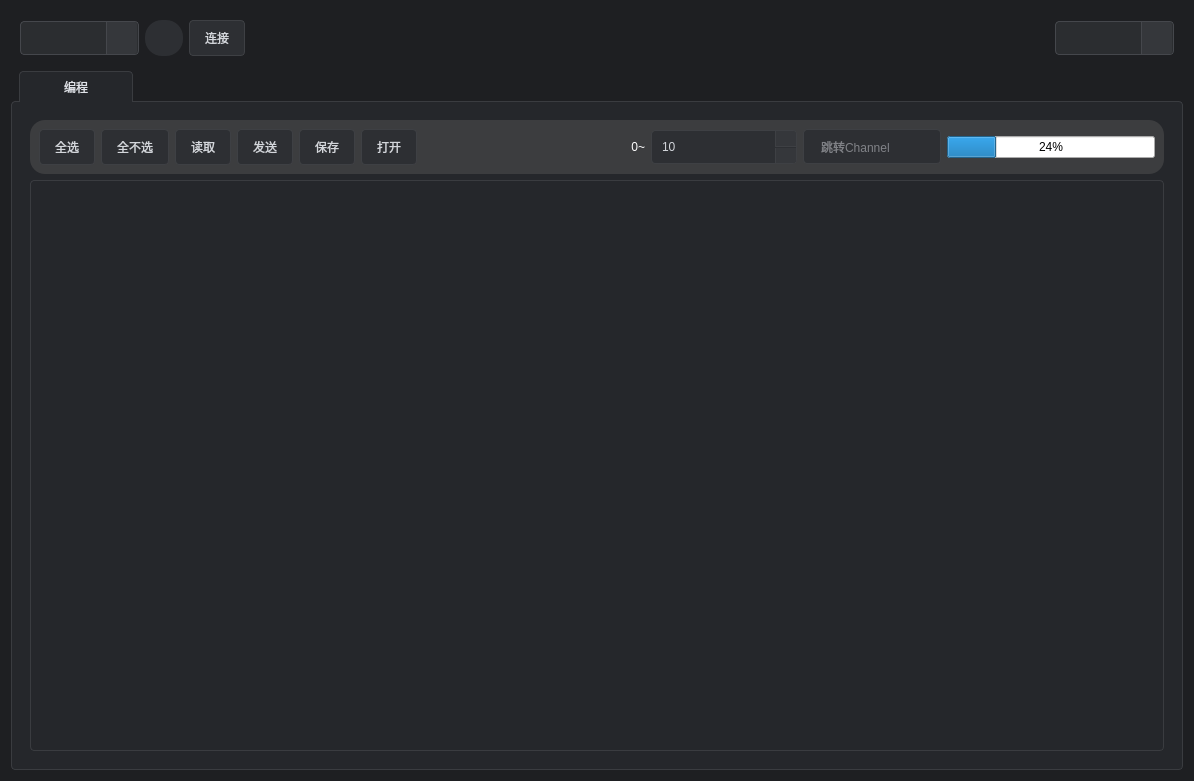
<?xml version="1.0" encoding="UTF-8"?>
<ui version="4.0">
 <class>termial</class>
 <widget class="QWidget" name="termial">
  <property name="geometry">
   <rect>
    <x>0</x>
    <y>0</y>
    <width>1194</width>
    <height>781</height>
   </rect>
  </property>
  <property name="sizePolicy">
   <sizepolicy hsizetype="Preferred" vsizetype="Preferred">
    <horstretch>0</horstretch>
    <verstretch>0</verstretch>
   </sizepolicy>
  </property>
  <property name="windowTitle">
   <string>控制终端</string>
  </property>
  <property name="toolTip">
   <string notr="true"/>
  </property>
  <property name="styleSheet">
   <string notr="true">/* 终端背景 - 深灰黑色 */
#termial {
    background-color: #1E1F22;
}

/* ========== QPushButton 按钮 ========== */
QPushButton {
    border: 1px solid #3E4044;
    border-radius: 4px;
    padding: 8px 15px;
    min-height: 18px;
    background-color: #2D2F33;
    color: #D3D6DB;
    font: 14px &quot;Segoe UI&quot;, &quot;Microsoft YaHei&quot;, sans-serif;
    transition: all 0.2s;
}

QPushButton:hover {
    background-color: #3A3D42;
    border-color: #4E5258;
    color: #EFF1F5;
}

QPushButton:pressed {
    background-color: #25272B;
    border-color: #5D6066;
}

QPushButton:disabled {
    color: #5A5D61;
    background-color: #2A2C30;
    border-color: #35373B;
}

/* ========== QSpinBox 数字输入框 ========== */
QSpinBox {
    border: 1px solid #3E4044;
    border-radius: 4px;
    padding: 0 25px 0 8px; /* 右侧为箭头留出空间 */
	height: 32px;
	/*min-width:90px;*/
    background-color: #2D2F33;
    color: #D3D6DB;
    selection-background-color: #3A8EE6;
    selection-color: white;
    font: 14px &quot;Segoe UI&quot;, &quot;Microsoft YaHei&quot;;
}

/* 箭头按钮通用样式 */
QSpinBox::up-button, QSpinBox::down-button {
    subcontrol-origin: border;
    width: 20px;
    height: 15px; /* 精确控制高度 */
    border-left: 1px solid #3E4044;
    background-color: #35373B;
}

/* 上按钮定位 */
QSpinBox::up-button {
    subcontrol-position: top right;
    top: 1px; /* 对齐边框 */
    right: 1px;
    border-bottom: 1px solid #3E4044;
    border-top-right-radius: 3px;
}

/* 下按钮定位 */
QSpinBox::down-button {
    subcontrol-position: bottom right;
    bottom: 1px; /* 对齐边框 */
    right: 1px;
    border-bottom-right-radius: 3px;
}

/* 箭头图标 - 使用SVG或PNG */
QSpinBox::up-arrow {
    image: url(://img/up.png);
    width: 10px;
    height: 10px;
}

QSpinBox::down-arrow {
    image: url(://img/down.png);
    width: 10px;
    height: 10px;
}

/* 悬停状态 */
QSpinBox::up-button:hover, QSpinBox::down-button:hover {
    background-color: #3E4044;
}

QSpinBox::up-arrow:hover {
    image: url(://img/up.png);
}

QSpinBox::down-arrow:hover {
    image: url(://img/down.png);
}

/* 按下状态 */
QSpinBox::up-button:pressed, QSpinBox::down-button:pressed {
    background-color: #2A2C30;
}

/* 禁用状态 */
QSpinBox:disabled, 
QSpinBox::up-button:disabled, 
QSpinBox::down-button:disabled {
    background-color: #25272A;
    color: #5C5F66;
}

QSpinBox::up-arrow:disabled, 
QSpinBox::down-arrow:disabled {
    opacity: 0.5;
}
/* ========== QLineEdit 输入框 ========== */
QLineEdit {
    border: 1px solid #3E4044;
    border-radius: 4px;
    padding: 0 15px;
    height: 33px;
    background-color: #2D2F33;
    color: #D3D6DB;
    selection-background-color: #3A8EE6;
}

QLineEdit:hover {
    border-color: #4E5258;
}

QLineEdit:focus {
    border-color: #3A8EE6;
}

QLineEdit::placeholder {
    color: #6A6D72;
    font-style: italic;
}

/* ========== QComboBox 下拉框 ========== */
/* ========== QComboBox 基础样式 ========== */
QComboBox {
    border: 1px solid #45474C;
    border-radius: 4px;
    padding: 0 30px 0 12px;  /* 右侧留出下拉按钮空间 */
    min-height: 32px;
    background-color: #2B2D30;
    color: #E0E3E9;
    font: 14px &quot;Segoe UI&quot;, &quot;Microsoft YaHei&quot;, sans-serif;
    selection-background-color: #3A8EE6;
    selection-color: white;
}

/* 可编辑状态特殊处理 */
QComboBox:editable {
    padding-right: 30px;  /* 确保编辑框不会覆盖下拉按钮 */
}

/* 下拉按钮定位修正 */
QComboBox::drop-down {
    subcontrol-origin: padding;
    subcontrol-position: top right;
    width: 30px;
    border-left: 1px solid #45474C;
    border-top-right-radius: 3px;
    border-bottom-right-radius: 3px;
    background-color: #35373B;
    right: 1px;  /* 对齐边框 */
}

/* 下拉箭头图标 */
QComboBox::down-arrow {
    image: url(://img/down.png);
    width: 12px;
    height: 12px;
}

/* 移除可编辑框的内置下拉指示器 */
QComboBox::drop-down:editable {
    width: 0;
    border: none;
}
/* 下拉菜单面板 */
QComboBox QAbstractItemView {
    border: 1px solid #45474C;
    border-top: none;
    border-radius: 0 0 4px 4px;
    background-color: #2B2D30;
    padding: 4px 0;
    outline: none;
    margin-top: 2px; /* 消除与主控件的间隙 */
}

/* 下拉菜单中的项 */
QComboBox QAbstractItemView::item {
    min-height: 32px;
    padding: 0 12px;
    color: #D8DBE2;
    background-color: transparent;
}

/* 项悬停状态 */
QComboBox QAbstractItemView::item:hover {
    background-color: #35373B;
}

/* 项选中状态 */
QComboBox QAbstractItemView::item:selected {
    background-color: #3A8EE6;
    color: white;
}

/* 可编辑组合框的编辑区域 */
QComboBox QLineEdit {
    padding: 0 8px;
    background: transparent;
    color: #E0E3E9;
    border: none;
    selection-background-color: #3A8EE6;
}

/* 可编辑组合框的编辑区域禁用状态 */
QComboBox:disabled QLineEdit {
    color: #5C5F66;
}
/* ========== 全局增强 ========== */
/* 统一禁用状态样式 */
QSpinBox:disabled, QLineEdit:disabled, QComboBox:disabled {
    color: #5A5D61;
    background-color: #25272A;
    border-color: #303235;
}

/* 统一焦点效果 */
*:focus {
    outline: none;
}

/* 滚动条样式 */
QScrollBar:vertical {
    background: #25272A;
    width: 10px;
}

QScrollBar::handle:vertical {
    background: #3E4044;
    min-height: 20px;
    border-radius: 5px;
}</string>
  </property>
  <layout class="QGridLayout" name="gridLayout">
   <item row="0" column="0">
    <widget class="QWidget" name="widget" native="true">
     <property name="sizePolicy">
      <sizepolicy hsizetype="Preferred" vsizetype="Maximum">
       <horstretch>0</horstretch>
       <verstretch>0</verstretch>
      </sizepolicy>
     </property>
     <property name="minimumSize">
      <size>
       <width>0</width>
       <height>50</height>
      </size>
     </property>
     <property name="styleSheet">
      <string notr="true"/>
     </property>
     <layout class="QHBoxLayout" name="horizontalLayout_3">
      <item>
       <widget class="QComboBox" name="serialport_comboBox">
        <property name="enabled">
         <bool>true</bool>
        </property>
        <property name="sizePolicy">
         <sizepolicy hsizetype="Maximum" vsizetype="Maximum">
          <horstretch>0</horstretch>
          <verstretch>0</verstretch>
         </sizepolicy>
        </property>
        <property name="minimumSize">
         <size>
          <width>0</width>
          <height>34</height>
         </size>
        </property>
        <property name="maximumSize">
         <size>
          <width>16777215</width>
          <height>16777215</height>
         </size>
        </property>
        <property name="sizeIncrement">
         <size>
          <width>210</width>
          <height>0</height>
         </size>
        </property>
        <property name="toolTip">
         <string>请选择对应串口</string>
        </property>
        <property name="styleSheet">
         <string notr="true"/>
        </property>
       </widget>
      </item>
      <item>
       <widget class="QPushButton" name="serialportFlash_pushButton">
        <property name="sizePolicy">
         <sizepolicy hsizetype="Preferred" vsizetype="Preferred">
          <horstretch>0</horstretch>
          <verstretch>0</verstretch>
         </sizepolicy>
        </property>
        <property name="minimumSize">
         <size>
          <width>0</width>
          <height>36</height>
         </size>
        </property>
        <property name="toolTip">
         <string>刷新串口列表</string>
        </property>
        <property name="styleSheet">
         <string notr="true">QPushButton {
    border-radius: 17px;  /* 让按钮变成圆形 */
    border: none;
    font-weight: bold;
	width: 8px;
    height: 20px;
	background-image: url(&quot;://img/flash.png&quot;);
    background-repeat: no-repeat;  /* 禁止图片重复 */
    background-position: center;  /* 图片居中 */
    background-clip: padding-box;  /* 确保背景只在padding区域内 */
}</string>
        </property>
        <property name="text">
         <string/>
        </property>
       </widget>
      </item>
      <item>
       <widget class="QPushButton" name="serialportLink_pushButton">
        <property name="sizePolicy">
         <sizepolicy hsizetype="Preferred" vsizetype="Preferred">
          <horstretch>0</horstretch>
          <verstretch>0</verstretch>
         </sizepolicy>
        </property>
        <property name="toolTip">
         <string>连接串口</string>
        </property>
        <property name="styleSheet">
         <string notr="true">QPushButton.success {
    background-color: #67C23A;
    border-color: #67C23A;
    color: white;
}

QPushButton.success:hover {
    background-color: #85ce61;
    border-color: #85ce61;
}

QPushButton.success:pressed {
    background-color: #5daf34;
    border-color: #5daf34;
}

QPushButton.success:disabled {
    background-color: #C8E6C9;
    border-color: #C8E6C9;
    color: white;
}</string>
        </property>
        <property name="text">
         <string>连接</string>
        </property>
       </widget>
      </item>
      <item>
       <spacer name="horizontalSpacer">
        <property name="orientation">
         <enum>Qt::Orientation::Horizontal</enum>
        </property>
        <property name="sizeHint" stdset="0">
         <size>
          <width>40</width>
          <height>20</height>
         </size>
        </property>
       </spacer>
      </item>
      <item>
       <widget class="QComboBox" name="language_comboBox">
        <property name="sizePolicy">
         <sizepolicy hsizetype="Maximum" vsizetype="Maximum">
          <horstretch>0</horstretch>
          <verstretch>0</verstretch>
         </sizepolicy>
        </property>
        <property name="minimumSize">
         <size>
          <width>0</width>
          <height>34</height>
         </size>
        </property>
        <property name="acceptDrops">
         <bool>false</bool>
        </property>
        <property name="toolTip">
         <string>选择语言</string>
        </property>
        <property name="styleSheet">
         <string notr="true"/>
        </property>
       </widget>
      </item>
     </layout>
    </widget>
   </item>
   <item row="1" column="0">
    <widget class="QTabWidget" name="tabWidget">
     <property name="sizePolicy">
      <sizepolicy hsizetype="Preferred" vsizetype="Preferred">
       <horstretch>0</horstretch>
       <verstretch>0</verstretch>
      </sizepolicy>
     </property>
     <property name="styleSheet">
      <string notr="true">/* ========== QTabWidget 主容器 ========== */
QTabWidget {
    background: transparent;
    border: none;
}

/* ========== 标签栏样式 ========== */
QTabWidget::pane {
    border: 1px solid #3A3C40;
    border-radius: 4px;
    background: #25272B;
    margin: 0;
    padding: 0;
    top: -1px; /* 消除与标签的间隙 */
}

QTabWidget::tab-bar {
    alignment: left;
    left: 8px; /* 标签栏左侧偏移 */
}

/* ========== 单个标签样式 ========== */
QTabBar::tab {
    background: #2D2F33;
    color: #B0B3B8;
    border: 1px solid #3A3C40;
    border-bottom: none;
    border-top-left-radius: 4px;
    border-top-right-radius: 4px;
    padding: 8px 16px;
    margin-right: 4px;
    min-width: 80px;
    font: 14px &quot;Segoe UI&quot;, &quot;Microsoft YaHei&quot;;
}

/* 悬停状态 */
QTabBar::tab:hover {
    background: #35373B;
    color: #D3D6DB;
}

/* 选中状态 */
QTabBar::tab:selected {
    background: #25272B;
    color: #E0E3E9;
    border-color: #3A3C40;
    border-bottom: 1px solid #25272B; /* 与内容区域融合 */
    margin-bottom: -1px; /* 下移1px覆盖内容区边框 */
}

/* 非选中状态 */
QTabBar::tab:!selected {
    margin-top: 2px; /* 视觉上降低未选标签 */
}

/* 禁用状态 */
QTabBar::tab:disabled {
    color: #5C5F66;
    background: #2A2C30;
}

/* ========== 标签栏角落控件 ========== */
QTabBar::scroller {
    width: 20px;
    background: #2D2F33;
}

QTabBar QToolButton {
    background: #2D2F33;
    border: 1px solid #3A3C40;
}

/* ========== 内容区域样式 ========== */
QTabWidget::tab-contents {
    background: #25272B;
    border-top: none;
    border-radius: 0 0 4px 4px;
}</string>
     </property>
     <property name="currentIndex">
      <number>0</number>
     </property>
     <widget class="QWidget" name="tab">
      <property name="styleSheet">
       <string notr="true"/>
      </property>
      <attribute name="title">
       <string>编程</string>
      </attribute>
      <layout class="QVBoxLayout" name="verticalLayout">
       <item>
        <widget class="QWidget" name="data" native="true">
         <property name="styleSheet">
          <string notr="true"/>
         </property>
         <layout class="QVBoxLayout" name="verticalLayout_2">
          <item>
           <widget class="QWidget" name="tools" native="true">
            <property name="styleSheet">
             <string notr="true">#tools{
	background-color: #3C3D3F;
	border-radius: 15px
}</string>
            </property>
            <layout class="QHBoxLayout" name="horizontalLayout_2">
             <property name="sizeConstraint">
              <enum>QLayout::SizeConstraint::SetDefaultConstraint</enum>
             </property>
             <item>
              <widget class="QPushButton" name="checkAll_pushButton">
               <property name="sizePolicy">
                <sizepolicy hsizetype="Preferred" vsizetype="Fixed">
                 <horstretch>0</horstretch>
                 <verstretch>0</verstretch>
                </sizepolicy>
               </property>
               <property name="toolTip">
                <string>全选</string>
               </property>
               <property name="text">
                <string>全选</string>
               </property>
              </widget>
             </item>
             <item>
              <widget class="QPushButton" name="checkNotAll_pushButton">
               <property name="sizePolicy">
                <sizepolicy hsizetype="Preferred" vsizetype="Fixed">
                 <horstretch>0</horstretch>
                 <verstretch>0</verstretch>
                </sizepolicy>
               </property>
               <property name="minimumSize">
                <size>
                 <width>0</width>
                 <height>36</height>
                </size>
               </property>
               <property name="toolTip">
                <string>取消全选</string>
               </property>
               <property name="styleSheet">
                <string notr="true"/>
               </property>
               <property name="text">
                <string>全不选</string>
               </property>
              </widget>
             </item>
             <item>
              <widget class="QPushButton" name="read_btn">
               <property name="sizePolicy">
                <sizepolicy hsizetype="Preferred" vsizetype="Preferred">
                 <horstretch>0</horstretch>
                 <verstretch>0</verstretch>
                </sizepolicy>
               </property>
               <property name="toolTip">
                <string>读取串口数据</string>
               </property>
               <property name="styleSheet">
                <string notr="true"/>
               </property>
               <property name="text">
                <string>读取</string>
               </property>
              </widget>
             </item>
             <item>
              <widget class="QPushButton" name="send_btn">
               <property name="sizePolicy">
                <sizepolicy hsizetype="Preferred" vsizetype="Preferred">
                 <horstretch>0</horstretch>
                 <verstretch>0</verstretch>
                </sizepolicy>
               </property>
               <property name="toolTip">
                <string>发送串口数据</string>
               </property>
               <property name="styleSheet">
                <string notr="true"/>
               </property>
               <property name="text">
                <string>发送</string>
               </property>
              </widget>
             </item>
             <item>
              <widget class="QPushButton" name="save_pushButton">
               <property name="sizePolicy">
                <sizepolicy hsizetype="Preferred" vsizetype="Preferred">
                 <horstretch>0</horstretch>
                 <verstretch>0</verstretch>
                </sizepolicy>
               </property>
               <property name="toolTip">
                <string>保存信道文件</string>
               </property>
               <property name="styleSheet">
                <string notr="true">/*QPushButton{
	background-image: url(&quot;://img/saveJson.png&quot;);
    background-repeat: no-repeat;  
    background-position: center;  
    background-clip: padding-box;
}
*/</string>
               </property>
               <property name="text">
                <string>保存</string>
               </property>
              </widget>
             </item>
             <item>
              <widget class="QPushButton" name="open_pushButton">
               <property name="sizePolicy">
                <sizepolicy hsizetype="Preferred" vsizetype="Preferred">
                 <horstretch>0</horstretch>
                 <verstretch>0</verstretch>
                </sizepolicy>
               </property>
               <property name="toolTip">
                <string>写入信道文件</string>
               </property>
               <property name="styleSheet">
                <string notr="true"> /*QPushButton{
	background-image: url(&quot;://img/openJson.png&quot;);
    background-repeat: no-repeat;  
    background-position: center;  
    background-clip: padding-box;
}*/</string>
               </property>
               <property name="text">
                <string>打开</string>
               </property>
              </widget>
             </item>
             <item>
              <spacer name="horizontalSpacer_2">
               <property name="orientation">
                <enum>Qt::Orientation::Horizontal</enum>
               </property>
               <property name="sizeHint" stdset="0">
                <size>
                 <width>40</width>
                 <height>20</height>
                </size>
               </property>
              </spacer>
             </item>
             <item>
              <widget class="QLabel" name="label_31">
               <property name="sizePolicy">
                <sizepolicy hsizetype="Preferred" vsizetype="Preferred">
                 <horstretch>0</horstretch>
                 <verstretch>0</verstretch>
                </sizepolicy>
               </property>
               <property name="minimumSize">
                <size>
                 <width>0</width>
                 <height>0</height>
                </size>
               </property>
               <property name="acceptDrops">
                <bool>false</bool>
               </property>
               <property name="styleSheet">
                <string notr="true">#label_31{
color:rgb(255, 255, 255)
}</string>
               </property>
               <property name="text">
                <string>0~</string>
               </property>
               <property name="alignment">
                <set>Qt::AlignmentFlag::AlignRight|Qt::AlignmentFlag::AlignTrailing|Qt::AlignmentFlag::AlignVCenter</set>
               </property>
              </widget>
             </item>
             <item>
              <widget class="QSpinBox" name="channelMaxNum_spinBox">
               <property name="sizePolicy">
                <sizepolicy hsizetype="Preferred" vsizetype="Fixed">
                 <horstretch>0</horstretch>
                 <verstretch>0</verstretch>
                </sizepolicy>
               </property>
               <property name="toolTip">
                <string>快速勾选信道</string>
               </property>
               <property name="styleSheet">
                <string notr="true">#channelMaxNum_spinBox{
	min-width:90px;
}</string>
               </property>
               <property name="maximum">
                <number>1000</number>
               </property>
               <property name="value">
                <number>10</number>
               </property>
              </widget>
             </item>
             <item>
              <widget class="QLineEdit" name="channelNum_lineEdit">
               <property name="sizePolicy">
                <sizepolicy hsizetype="Minimum" vsizetype="Fixed">
                 <horstretch>0</horstretch>
                 <verstretch>0</verstretch>
                </sizepolicy>
               </property>
               <property name="toolTip">
                <string>跳转至对应信道号</string>
               </property>
               <property name="placeholderText">
                <string>跳转Channel</string>
               </property>
              </widget>
             </item>
             <item>
              <widget class="QProgressBar" name="load_progressBar">
               <property name="value">
                <number>24</number>
               </property>
              </widget>
             </item>
            </layout>
           </widget>
          </item>
          <item>
           <widget class="QTableView" name="tableView">
            <property name="toolTip">
             <string/>
            </property>
            <property name="styleSheet">
             <string notr="true">/* ========== 基础表格样式 ========== */
QTableView {
    border: 1px solid #3A3C40;
    background-color: #25272B;  /* 比主背景稍浅的深色 */
    gridline-color: #3A3C40;
    border-radius: 4px;
    font-family: &quot;Segoe UI&quot;, &quot;Microsoft YaHei&quot;, sans-serif;
    font-size: 14px;  /* 稍小的字号提高可读性 */
    selection-background-color: #3A5F8A;
    selection-color: #E0E2E5;
    outline: 0;
    alternate-background-color: #2D2F33;  /* 交替行颜色 */
}

/* ========== 表头样式 ========== */
QHeaderView {
    background-color: #2D2F33;  /* 比表格背景略亮 */
    border: none;
    border-bottom: 1px solid #3A3C40;
}

QHeaderView::section {
    background-color: transparent;
    color: #C5C8CF;
    padding: 8px 0;  /* 减少内边距 */
    border: none;
    border-right: 1px solid #3A3C40;
    font-weight: 600;  /* 加粗表头文字 */
}

QHeaderView::section:hover {
    background-color: #35373B;  /* 悬停效果 */
}

QHeaderView::section:checked {
    background-color: #3A5F8A;  /* 选中状态使用主题蓝色 */
    color: white;
}

/* ========== 单元格样式 ========== */
QTableView::item {
    color: #D3D6DB;
    border-bottom: 1px solid #3A3C40;
    /*padding: 6px 8px;   适中的内边距 */
}

/* 交替行颜色 - 比基础背景稍亮 */
QTableView::item:alternate {
    background-color: #2A2C30;
}

/* 悬停效果 - 使用半透明蓝色 */
QTableView::item:hover {
    background-color: rgba(58, 143, 230, 0.15);
}

/* 选中行样式 - 深蓝色 */
QTableView::item:selected {
    background-color: #3A5F8A;
    color: white;
}

/* 选中行但无焦点时的样式 */
QTableView::item:selected:!active {
    background-color: #2D4A6B;
}

/* ========== 表格角部样式 ========== */
QTableCornerButton::section {
    background-color: #2D2F33;
    border: none;
    border-bottom: 1px solid #3A3C40;
    border-right: 1px solid #3A3C40;
}

/* ========== 滚动条样式 ========== */
QScrollBar:vertical {
    border: none;
    background: #25272B;
    width: 10px;  /* 稍宽的滚动条 */
    margin: 0;
}

QScrollBar::handle:vertical {
    background: #3E4044;
    border-radius: 5px;
    min-height: 30px;
}

QScrollBar::handle:vertical:hover {
    background: #4A4D51;
}

QScrollBar:horizontal {
    border: none;
    background: #25272B;
    height: 10px;
    margin: 0;
}

QScrollBar::handle:horizontal {
    background: #3E4044;
    border-radius: 5px;
    min-width: 30px;
}

/* 移除滚动条箭头 */
QScrollBar::add-line, QScrollBar::sub-line,
QScrollBar::add-page, QScrollBar::sub-page {
    background: none;
    border: none;
}

/* ========== 特殊状态 ========== */
/* 禁用状态 */
QTableView:disabled {
    color: #6A6D72;
    background-color: #25272B;
}

/* 只读状态 */
QTableView:read-only {
    background-color: #25272B;
}
QCheckBox {
    color: #D3D6DB;
    spacing: 8px;
    padding: 2px;
}

QCheckBox::indicator {
    width: 16px;
    height: 16px;
    border: 1px solid #3A3C40;
    border-radius: 3px;
    background: qlineargradient(x1:0, y1:0, x2:0, y2:1,
                stop:0 #2D2F33, stop:1 #25272B);
    transition: all 0.3s ease;  /* 平滑过渡效果 */
}

QCheckBox::indicator:checked {
    background: qlineargradient(x1:0, y1:0, x2:0, y2:1,
                stop:0 #3A5F8A, stop:1 #2D4A6B);
    image: url(:/icons/checkmark_white.svg);
    transform: scale(1.05);  /* 轻微放大效果 */
}

/* ========== 不可编辑单元格样式 ========== */
/* 使用属性选择器来精确匹配不可编辑单元格 */
QTableView::item[readOnly=&quot;true&quot;] {
    background-color: #2A2C30;
    color: #8A8D93;
    border-right: 1px dashed #3A3C40;
}

/* 交替行中的不可编辑单元格 */
QTableView::item[readOnly=&quot;true&quot;]:alternate {
    background-color: #25272B;
}

/* 选中状态下的不可编辑单元格 */
QTableView::item[readOnly=&quot;true&quot;]:selected {
    background-color: #2D4A6B;
    color: #B0B3B8;
}
</string>
            </property>
           </widget>
          </item>
         </layout>
        </widget>
       </item>
      </layout>
     </widget>
    </widget>
   </item>
  </layout>
 </widget>
 <resources/>
 <connections/>
</ui>
